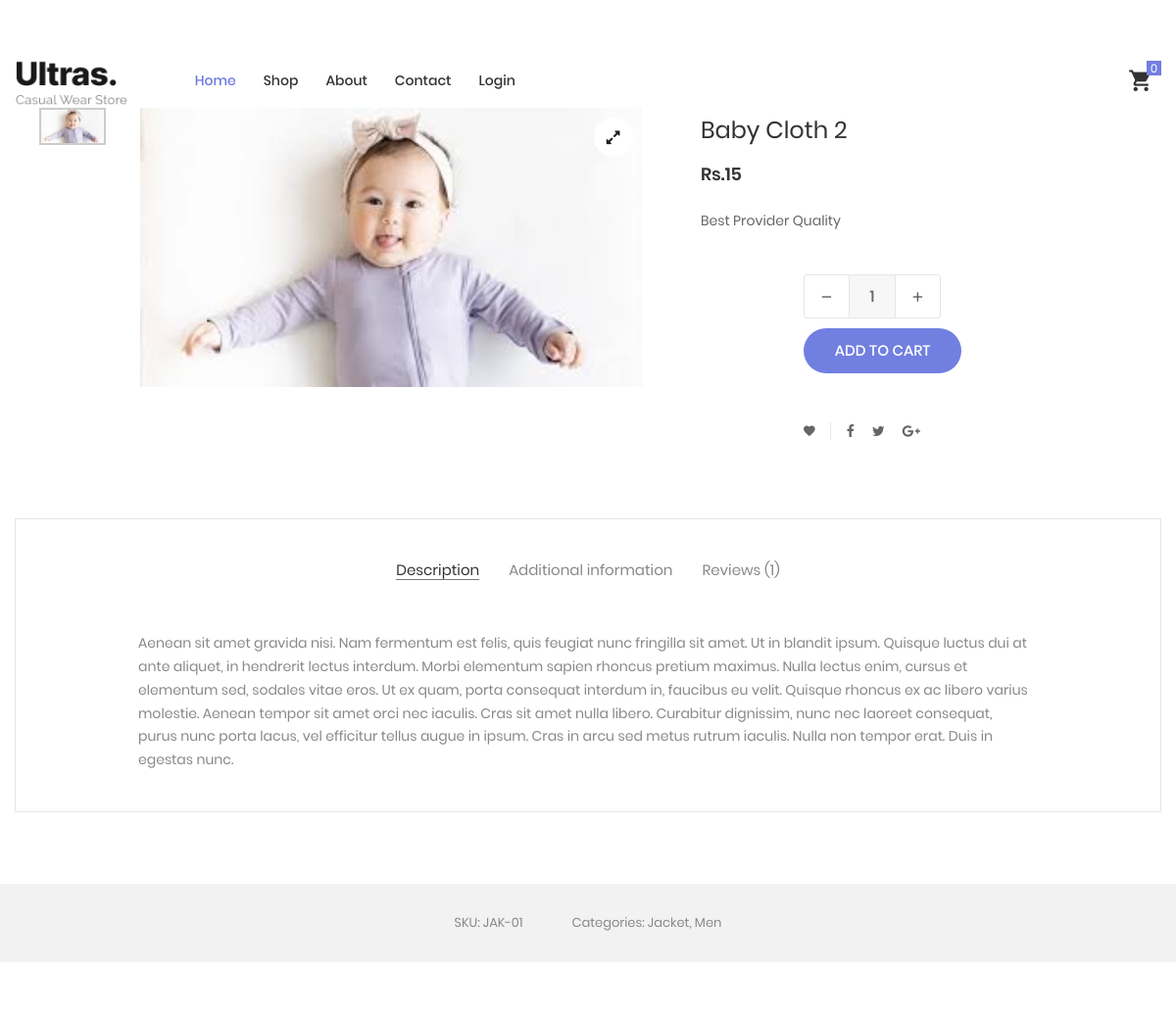
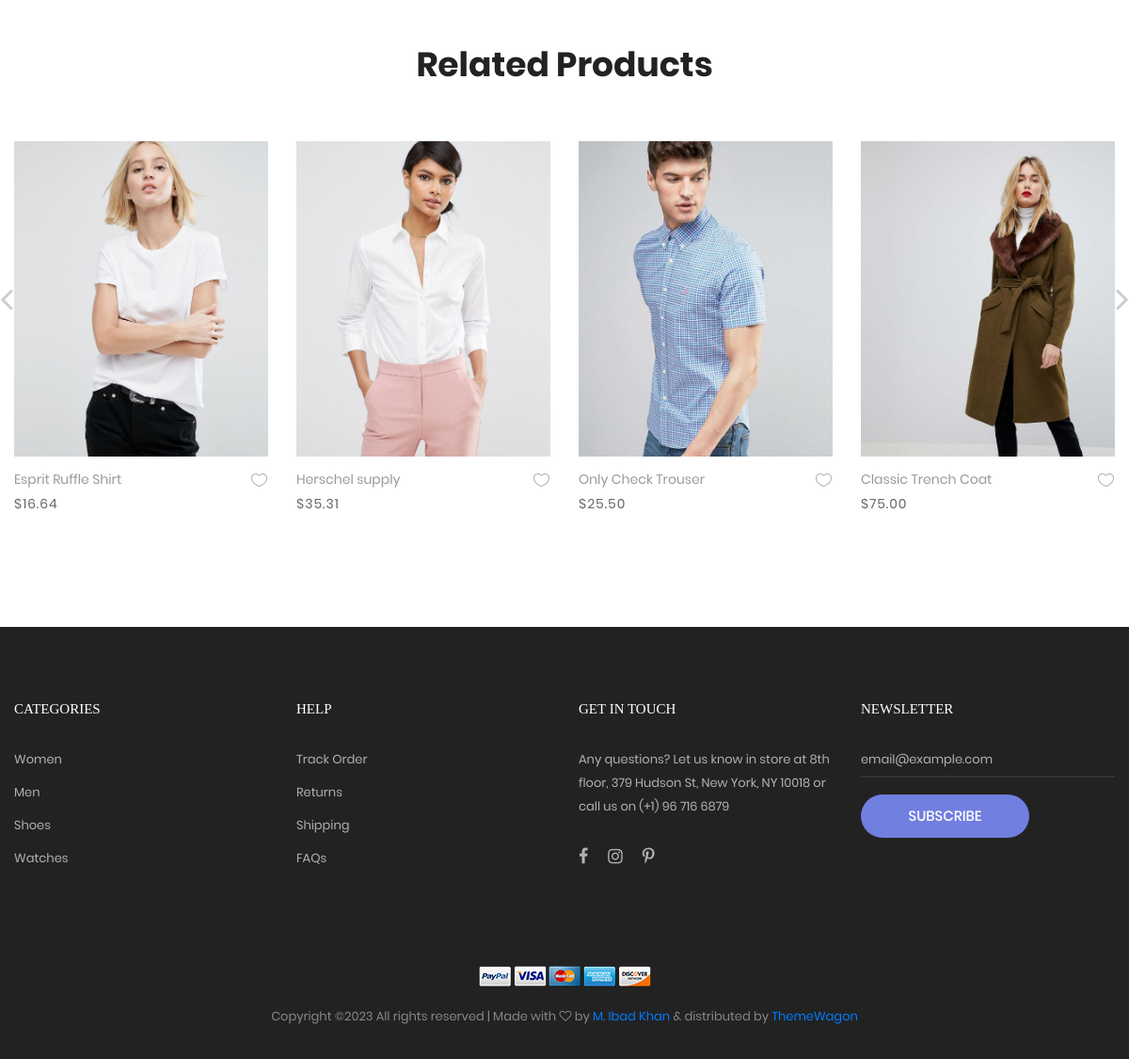
/product-detail.php?id=16, run on the app's committed database (2 pictures, top to bottom).
### tables this page shows
CREATE TABLE `product` (
  `id` int(11) NOT NULL,
  `p_name` varchar(255) NOT NULL,
  `p_desc` varchar(255) NOT NULL,
  `p_price` int(11) NOT NULL,
  `p_qty` int(11) NOT NULL,
  `p_status` varchar(255) NOT NULL,
  `p_category` varchar(255) NOT NULL,
  `p_image` varchar(255) NOT NULL,
  `date` timestamp NOT NULL DEFAULT current_timestamp() ON UPDATE current_timestamp()
);

### product-detail.php (the view, shortened to what this page needs)
<?php
include "header.php";
?>
	<?php
if(isset($_GET['id'])){
	$id= $_GET['id'];
	$fetchAllCategory = mysqli_query($con,"SELECT * FROM product WHERE id = '$id'");
	$data = mysqli_fetch_assoc($fetchAllCategory);
	?>
<form action="shoping-cart.php" method="post">
	<section class="sec-product-detail bg0 p-t-65 p-b-60 mt-5">
		<div class="container">
			<div class="row">
				<div class="col-md-6 col-lg-7 p-b-30">
					<div class="p-l-25 p-r-30 p-lr-0-lg">
						<div class="wrap-slick3 flex-sb flex-w">
							<div class="wrap-slick3-dots"></div>
							<div class="slick3 gallery-lb">
								<div class="item-slick3" data-thumb="Admin_Dashboard/Images/<?php echo $data['p_image'] ?>">
									<div class="wrap-pic-w pos-relative">
										<img src="Admin_Dashboard/Images/<?php echo $data['p_image'] ?>" alt="IMG-PRODUCT">
										<a class="flex-c-m size-108 how-pos1 bor0 fs-16 cl10 bg0 hov-btn3 trans-04" href="images/product-detail-01.jpg">
											<i class="fa fa-expand"></i>
										</a>
									</div>
								</div>
							</div>
						</div>
					</div>
				</div>
				<div class="col-md-6 col-lg-5 p-b-30">
					<div class="p-r-50 p-t-5 p-lr-0-lg">
						<h4 class="mtext-105 cl2 js-name-detail p-b-14">
						<?php echo $data['p_name'] ?>
						</h4>
						<span class="mtext-106 cl2">
							Rs.<?php echo $data['p_price'] ?>
						</span>
						<p class="stext-102 cl3 p-t-23">
						<?php echo $data['p_desc'] ?>
						</p>
						<div class="p-t-33">
							<div class="flex-w flex-r-m p-b-10">
								<div class="size-204 flex-w flex-m respon6-next">
									<div class="wrap-num-product flex-w m-r-20 m-tb-10">
										<div class="btn-num-product-down cl8 hov-btn3 trans-04 flex-c-m">
											<i class="fs-16 zmdi zmdi-minus"></i>
										</div>
										<input class="mtext-104 cl3 txt-center num-product" type="number" name="p_qty" value="1">
										<div class="btn-num-product-up cl8 hov-btn3 trans-04 flex-c-m">
											<i class="fs-16 zmdi zmdi-plus"></i>
										</div>
									</div>
									<button type="submit" name="addCart" class="flex-c-m stext-101 cl0 size-101 bg1 bor1 hov-btn1 p-lr-15 trans-04">
										Add to cart
									</button>
								</div>
							</div>
						</div>
						<div class="flex-w flex-m p-l-100 p-t-40 respon7">
							<div class="flex-m bor9 p-r-10 m-r-11">
								<a href="#" class="fs-14 cl3 hov-cl1 trans-04 lh-10 p-lr-5 p-tb-2 js-addwish-detail tooltip100" data-tooltip="Add to Wishlist">
									<i class="zmdi zmdi-favorite"></i>
								</a>
							</div>
							<a href="#" class="fs-14 cl3 hov-cl1 trans-04 lh-10 p-lr-5 p-tb-2 m-r-8 tooltip100" data-tooltip="Facebook">
								<i class="fa fa-facebook"></i>
							</a>
							<a href="#" class="fs-14 cl3 hov-cl1 trans-04 lh-10 p-lr-5 p-tb-2 m-r-8 tooltip100" data-tooltip="Twitter">
								<i class="fa fa-twitter"></i>
							</a>
							<a href="#" class="fs-14 cl3 hov-cl1 trans-04 lh-10 p-lr-5 p-tb-2 m-r-8 tooltip100" data-tooltip="Google Plus">
								<i class="fa fa-google-plus"></i>
							</a>
						</div>
					</div>
				</div>
			</div>
			<div class="bor10 m-t-50 p-t-43 p-b-40">
				<div class="tab01">
					<ul class="nav nav-tabs" role="tablist">
						<li class="nav-item p-b-10">
							<a class="nav-link active" data-toggle="tab" href="#description" role="tab">Description</a>
						</li>
						<li class="nav-item p-b-10">
							<a class="nav-link" data-toggle="tab" href="#information" role="tab">Additional information</a>
						</li>
						<li class="nav-item p-b-10">
							<a class="nav-link" data-toggle="tab" href="#reviews" role="tab">Reviews (1)</a>
						</li>
					</ul>
					<div class="tab-content p-t-43">
						<div class="tab-pane fade show active" id="description" role="tabpanel">
							<div class="how-pos2 p-lr-15-md">
								<p class="stext-102 cl6">
									Aenean sit amet gravida nisi. Nam fermentum est felis, quis feugiat nunc fringilla sit amet. Ut in blandit ipsum. Quisque luctus dui at ante aliquet, in hendrerit lectus interdum. Morbi elementum sapien rhoncus pretium maximus. Nulla lectus enim, cursus et elementum sed, sodales vitae eros. Ut ex quam, porta consequat interdum in, faucibus eu velit. Quisque rhoncus ex ac libero varius molestie. Aenean tempor sit amet orci nec iaculis. Cras sit amet nulla libero. Curabitur dignissim, nunc nec laoreet consequat, purus nunc porta lacus, vel efficitur tellus augue in ipsum. Cras in arcu sed metus rutrum iaculis. Nulla non tempor erat. Duis in egestas nunc.
								</p>
							</div>
						</div>
					</div>
				</div>
			</div>
		</div>
		<div class="bg6 flex-c-m flex-w size-302 m-t-73 p-tb-15">
			<span class="stext-107 cl6 p-lr-25">
				SKU: JAK-01
			</span>
			<span class="stext-107 cl6 p-lr-25">
				Categories: Jacket, Men
			</span>
		</div>
	</section>
</form>
	<?php
}
?>
	<section class="sec-relate-product bg0 p-t-45 p-b-105">
		<div class="container">
			<div class="p-b-45">
				<h3 class="ltext-106 cl5 txt-center">
					Related Products
				</h3>
			</div>
			<div class="wrap-slick2">
				<div class="slick2">
					<div class="item-slick2 p-l-15 p-r-15 p-t-15 p-b-15">
						<div class="block2">
							<div class="block2-pic hov-img0">
								<img src="images/product-01.jpg" alt="IMG-PRODUCT">
							</div>
							<div class="block2-txt flex-w flex-t p-t-14">
								<div class="block2-txt-child1 flex-col-l ">
									<a href="product-detail.html" class="stext-104 cl4 hov-cl1 trans-04 js-name-b2 p-b-6">
										Esprit Ruffle Shirt
									</a>
									<span class="stext-105 cl3">
										$16.64
									</span>
								</div>
								<div class="block2-txt-child2 flex-r p-t-3">
									<a href="#" class="btn-addwish-b2 dis-block pos-relative js-addwish-b2">
										<img class="icon-heart1 dis-block trans-04" src="images/icons/icon-heart-01.png" alt="ICON">
									</a>
								</div>
							</div>
						</div>
					</div>
					<div class="item-slick2 p-l-15 p-r-15 p-t-15 p-b-15">
						<div class="block2">
							<div class="block2-pic hov-img0">
								<img src="images/product-02.jpg" alt="IMG-PRODUCT">
							</div>
							<div class="block2-txt flex-w flex-t p-t-14">
								<div class="block2-txt-child1 flex-col-l ">
									<a href="product-detail.html" class="stext-104 cl4 hov-cl1 trans-04 js-name-b2 p-b-6">
										Herschel supply
									</a>
									<span class="stext-105 cl3">
										$35.31
									</span>
								</div>
								<div class="block2-txt-child2 flex-r p-t-3">
									<a href="#" class="btn-addwish-b2 dis-block pos-relative js-addwish-b2">
										<img class="icon-heart1 dis-block trans-04" src="images/icons/icon-heart-01.png" alt="ICON">
									</a>
								</div>
							</div>
						</div>
					</div>
					<div class="item-slick2 p-l-15 p-r-15 p-t-15 p-b-15">
						<div class="block2">
							<div class="block2-pic hov-img0">
								<img src="images/product-03.jpg" alt="IMG-PRODUCT">
							</div>
							<div class="block2-txt flex-w flex-t p-t-14">
								<div class="block2-txt-child1 flex-col-l ">
									<a href="product-detail.html" class="stext-104 cl4 hov-cl1 trans-04 js-name-b2 p-b-6">
										Only Check Trouser
									</a>
									<span class="stext-105 cl3">
										$25.50
									</span>
								</div>
								<div class="block2-txt-child2 flex-r p-t-3">
									<a href="#" class="btn-addwish-b2 dis-block pos-relative js-addwish-b2">
										<img class="icon-heart1 dis-block trans-04" src="images/icons/icon-heart-01.png" alt="ICON">
									</a>
								</div>
							</div>
						</div>
					</div>
					<div class="item-slick2 p-l-15 p-r-15 p-t-15 p-b-15">
						<div class="block2">
							<div class="block2-pic hov-img0">
								<img src="images/product-04.jpg" alt="IMG-PRODUCT">
							</div>
							<div class="block2-txt flex-w flex-t p-t-14">
								<div class="block2-txt-child1 flex-col-l ">
									<a href="product-detail.html" class="stext-104 cl4 hov-cl1 trans-04 js-name-b2 p-b-6">
										Classic Trench Coat
									</a>
									<span class="stext-105 cl3">
										$75.00
									</span>
								</div>
								<div class="block2-txt-child2 flex-r p-t-3">
									<a href="#" class="btn-addwish-b2 dis-block pos-relative js-addwish-b2">
										<img class="icon-heart1 dis-block trans-04" src="images/icons/icon-heart-01.png" alt="ICON">
									</a>
								</div>
							</div>
						</div>
					</div>
				</div>
			</div>
		</div>
	</section>
<?php
include "footer.php";
?>

### css/main.css (style rules this page uses)
.container { max-width: 1380px; }
@media (max-width: 1600px) { .container { max-width: 1200px; } }
.slick-slide { outline: none !important; }
.wrap-slick2 { position: relative; margin-right: -15px; margin-left: -15px; }
.wrap-slick3 { position: relative; }
.wrap-slick3-dots { width: 11.111111%; }
.slick3 { width: 83.333333%; }
.tab01 .nav-tabs { display: -webkit-box; display: -webkit-flex; display: -moz-box; display: -ms-flexbox; display: flex; flex-wrap: wrap; justify-content: center; align-items: center; border: none; }
.tab01 .nav-tabs .nav-item { margin: 0px 15px; }
.tab01 .nav-link { font-family: Poppins-Regular; font-size: 15px; color: #888; line-height: 1.2; padding: 0; border-radius: 0px; border: none; border-bottom: 1px solid transparent; -webkit-transition: all 0.4s; -o-transition: all 0.4s; -moz-transition: all 0.4s; transition: all 0.4s; }
.tab01 .nav-link.active { color: #333; border-color: #797979; }
.wrap-num-product { width: 140px; height: 45px; border: 1px solid #e6e6e6; border-radius: 3px; overflow: hidden; }
.btn-num-product-up, .btn-num-product-down { width: 45px; height: 100%; cursor: pointer; }
.num-product { width: calc(100% - 90px); height: 100%; border-left: 1px solid #e6e6e6; border-right: 1px solid #e6e6e6; background-color: #f7f7f7; }
input.num-product { -moz-appearance: textfield; appearance: none; -webkit-appearance: none; }
.tooltip100 { position: relative; }
.tooltip100::after { content: attr(data-tooltip); font-family: Poppins-Regular; font-size: 12px; color: #888; line-height: 18px; white-space: nowrap; display: block; position: absolute; background: #fff; border: 1px solid #ccc; height: 20px; padding: 0px 8px; top: -35px; left: 50%; -webkit-transform: translateX(-50%); -moz-transform: translateX(-50%); -ms-transform: translateX(-50%); -o-transform: translateX(-50%); transform: translateX(-50%); box-shadow: 0 3px 6px 0px rgba(0,0,0,0.18); -moz-box-shadow: 0 3px 6px 0px rgba(0,0,0,0.18); -webkit-box-shadow: 0 3px 6px 0px rgba(0,0,0,0.18); -o-box-shadow: 0 3px 6px 0px rgba(0,0,0,0.18); -ms-box-shadow: 0 3px 6px 0px rgba(0,0,0,0.18); -webkit-transition: all 0.2s; -o-transition: all 0.2s; -moz-transition: all 0.2s; transition: all 0.2s; visibility: hidden; opacity: 0; }
.block2-pic { position: relative; }
.block2-txt-child1 { width: calc(100% - 30px); }
.block2-txt-child2 { width: 30px; }
.cl0 { color: #fff; }
.cl2 { color: #333; }
.cl3 { color: #666; }
.cl4 { color: #999; }
.cl5 { color: #222; }
.cl6 { color: #888; }
.cl8 { color: #555; }
.cl10 { color: #1d1d1d; }
.stext-101 { font-family: Poppins-Medium; font-size: 15px; line-height: 1.466667; text-transform: uppercase; }
.stext-102 { font-family: Poppins-Regular; font-size: 14px; line-height: 1.7; }
.stext-104 { font-family: Poppins-Regular; font-size: 14px; line-height: 1.466667; }
.stext-105 { font-family: Poppins-Regular; font-size: 14px; line-height: 1.466667; letter-spacing: 1px; }
.stext-107 { font-family: Poppins-Regular; font-size: 13px; line-height: 1.923; }
.mtext-104 { font-family: Poppins-Medium; font-size: 16px; line-height: 1.6; }
.mtext-105 { font-family: Poppins-Regular; font-size: 24px; line-height: 1.5; }
.mtext-106 { font-family: Poppins-SemiBold; font-size: 18px; line-height: 1.388888; }
.ltext-106 { font-family: Poppins-Bold; font-size: 36px; line-height: 1.2; }
.size-101 { min-width: 161px; height: 46px; }
.size-108 { width: 40px; height: 40px; }
.size-204 { width: calc(100% - 105px); }
.size-302 { min-height: 80px; }
.bg0 { background-color: #fff; }
.bg1 { background-color: #717fe0; }
.bg6 { background-color: #f2f2f2; }
.bor0 { border-radius: 50%; }
.bor1 { border-radius: 23px; }
.bor9 { border-right: 1px solid #e6e6e6; }
.bor10 { border: 1px solid #e6e6e6; }
.how-pos1 { position: absolute; top: 10px; right: 10px; }
.how-pos2 { padding-left: 10.7%; padding-right: 11%; }
.hov-img0 { display: block; overflow: hidden; }
.hov-img0 img { width: 100%; -webkit-transition: transform 0.9s ease; -o-transition: transform 0.9s ease; -moz-transition: transform 0.9s ease; transition: transform 0.9s ease; }

### data on the page
product: p_image (picture), p_name "Baby Cloth 2", p_price "15", p_desc "Best Provider Quality"
